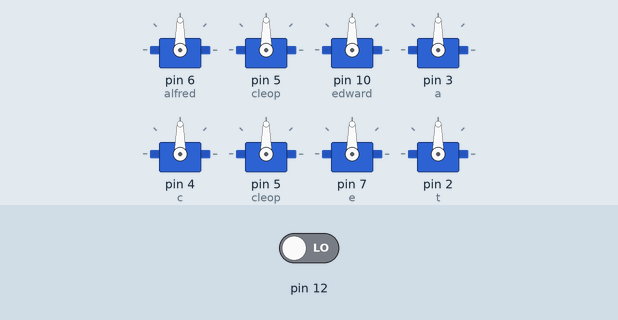
Simulated run of this sketch. Board: Arduino Uno, built with avr-gcc and run on an emulated ATmega328P. Shown: 8 × servo. The inputs (shaded band) are chosen by the test bench; at power-on: pin 12 LOW.

Above: at 1.2 s.
1.3 s: pin 12 driven HIGH
At 1.8 s:
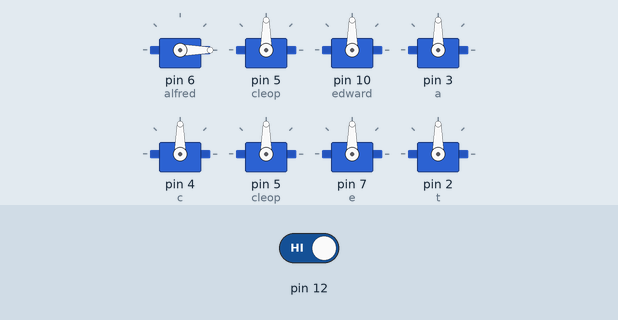
At 4.7 s:
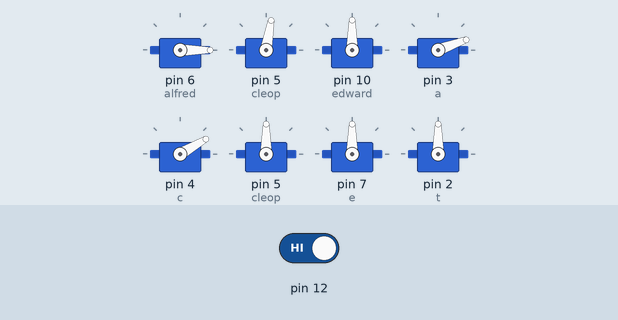
Timing chart, 0 to 6.2 s (numbered marks = the images above; inputs shaded):
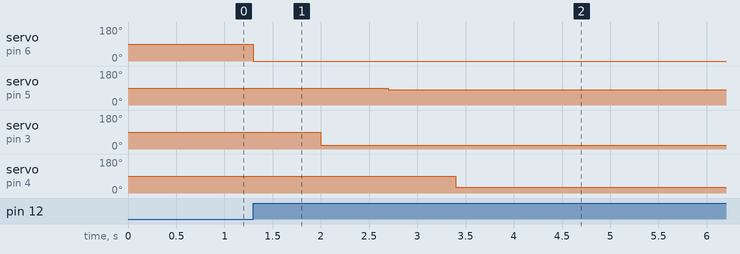

The sketch:

sketch_jan21a.ino
```cpp
#include <Servo.h>

Servo alfred;
Servo cleop;
Servo dave;
Servo edward;
Servo a;
Servo c;
Servo d;
Servo e;
Servo t;

void setup() {
  alfred.attach(6);
  cleop.attach(5);
  //dave.attach(3);
  edward.attach(10);
  a.attach(3);
  c.attach(4);
  d.attach(5);
  e.attach(7);
  t.attach(2);
  pinMode(12,INPUT);

}

void loop() {
  if(digitalRead(12) == HIGH){
  alfred.write(0);
  delay(700);
  a.write(20);
  delay(700);
  cleop.write(80);
  delay(700);
  c.write(30);
  delay(10000);
  }
  /*
  alfred.write(0);
  a.write(110);
  cleop.write(80);
  c.write(30);
  dave.write(150);
  delay(450);
  dave.write(90);
  d.write(0);
  delay(700);
  e.write(160);
  edward.write(0);
  delay(700);

  cleop.write(80);
  c.write(30);
  e.write(160);
  edward.write(180);
  delay(100000);

  alfred.write(0);
  delay(1000);
  a.write(20);
  delay(2000);
  a.write(110);
  delay(2000);
  alfred.write(130);
  delay(700);

   cleop.write(80);
   delay(700);
   c.write(30);
   delay(1000);
   cleop.write(170);
   delay(700);
   c.write(140);
   delay(1000);

   d.write(20);
   delay(700);
   dave.write(150);
   delay(450);
   dave.write(90);
   delay(50);
   d.write(90);
   delay(700);
   dave.write(75);
   delay(450);
   dave.write(90);
   delay(50);

   e.write(160);
   delay(700);
   edward.write(180);
   delay(700);
   e.write(70);
   delay(700);
   edward.write(80);
   delay(1000);


   */

}
```

Measured:
- after the input at 1.3 s, servo on pin 6 (alfred): 90° → 0° at once; servo on pin 5 (cleop): 90° → 80° after 1.4 s; servo on pin 3 (a): 90° → 20° after 0.70 s; servo on pin 4 (c): 90° → 30° after 2.1 s
